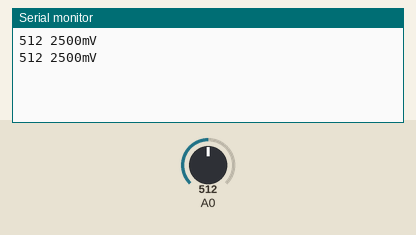
Bench run of a sketch on a simulated Arduino Uno, built with avr-gcc and run on an emulated ATmega328P. Shown: the last lines printed to the serial monitor. Inputs (shaded band) come from the test bench; at power-on: A0 = 512.

Above: at 1.8 s.
1.9 s: A0 set to 716
At 2.8 s:
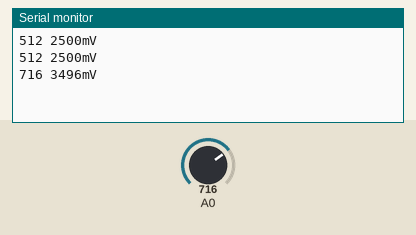
3.4 s: A0 set to 900
At 4.5 s:
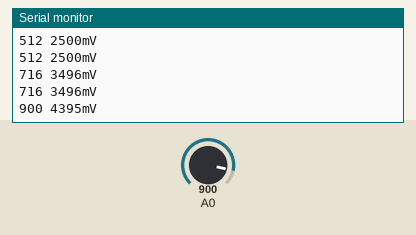
Timing chart, 0 to 6.4 s (numbered marks = the images above; inputs shaded):
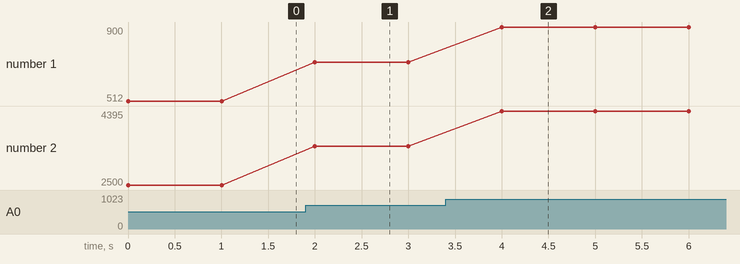

Measured:
- after the input at 1.9 s, the serial monitor: prints a new line after 0.10 s (image 1)
- after the input at 3.4 s, the serial monitor: prints a new line after 0.60 s (image 2)
- plotted number 1: 512 → 716 after the input at 1.9 s, 716 → 900 after the input at 3.4 s
- plotted number 2: 2500 → 3496 after the input at 1.9 s, 3496 → 4395 after the input at 3.4 s

The sketch:

2022-12-07_Tiny_BatteryTest.ino
```cpp
// TinyPiMachine Battery Test

// Print battery voltage once per second.

// batt / 5 = adc / 1024
// batt = (adc / 1024) * 5
//      = adc * 5 / 1024
// batt_mv = adc * 5000 / 1024
//         = adc * 625 / 128

#include <Arduino.h>
#include <tiny_pi_machine.h>


void setup()
{
  Serial.begin(115200);
  while (!Serial)
    ;
}


void loop()
{
  static uint32_t next_ms = millis();

  if (millis() >= next_ms) {
    uint16_t adc = analogRead(adc_batt);
    uint32_t mv = (adc * 625UL + 64) / 128; // 64 is for rounding

    Serial.print(adc);
    Serial.print(" ");
    Serial.print(mv);
    Serial.println("mV");

    next_ms += 1000;
  }
}
```
